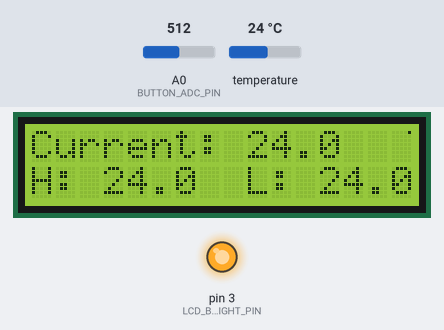
Simulated run of this sketch. Board: Arduino Uno, built with avr-gcc and run on an emulated ATmega328P. Shown: 16×2 character LCD, output pins drawn as LEDs (lit = HIGH). Wiring (inferred from the names in the program): TMP102 temperature sensor at I2C address 0x48. The test bench sets the inputs (shaded band); at power-on: temperature 24 °C, A0 (BUTTON_ADC_PIN) = 512.

Above: at 5.6 s.
5.7 s: temperature set to 12 °C
At 10.8 s:
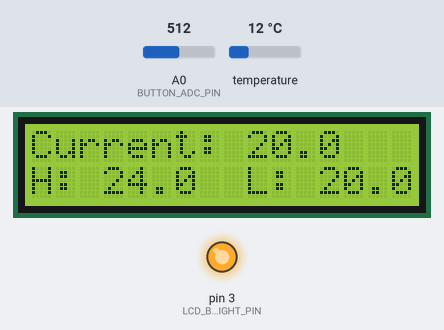
16.6 s: temperature set to 19 °C
At 21.4 s:
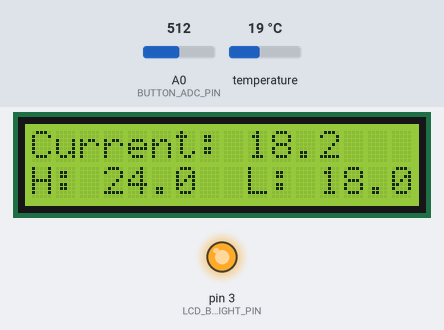
26.9 s: temperature set to 28 °C
At 31.8 s:
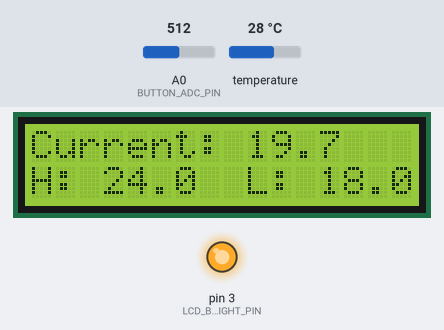
Timing chart, 0 to 33.3 s (numbered marks = the images above; inputs shaded):
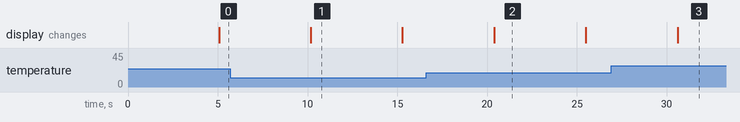

Measured:
- after the input at 5.7 s, the display: changes after 4.5 s (image 1)
- what the display in image 1 shows lasts 5.1 s, from 10.2 s to 15.3 s

The sketch:

Temperature_Sensor.ino
```cpp
#include <LiquidCrystal.h>
#include <Wire.h>

#define BUTTON_ADC_PIN           A0  // A0 is the button ADC input
#define LCD_BACKLIGHT_PIN         3  // D3 controls LCD backlight
// ADC readings expected for the 5 buttons on the ADC input
#define RIGHT_10BIT_ADC           0  // right
#define UP_10BIT_ADC            145  // up
#define DOWN_10BIT_ADC          329  // down
#define LEFT_10BIT_ADC          505  // left
#define SELECT_10BIT_ADC        741  // right
#define BUTTONHYSTERESIS         10  // hysteresis for valid button sensing window
//return values for ReadButtons()
#define BUTTON_NONE               0  //
#define BUTTON_RIGHT              1  //
#define BUTTON_UP                 2  //
#define BUTTON_DOWN               3  //
#define BUTTON_LEFT               4  //
#define BUTTON_SELECT             5  //

const int numReadings = 20;
const int tmp102Address = 0x48;

float high = 0;
float low = 99;
float total = 0;
float readings[numReadings];
int readIndex = 0;
int count = 0;
int displayCounter = 0;
int buttonCounter = 0;
byte buttonWas = BUTTON_NONE;
byte buttonJustPressed  = false;
byte buttonJustReleased = false;
bool indicator = false;
bool displayRunning = true;

byte indicatorIcon[8] = {
  B00001,
  B00000,
  B00000,
  B00000,
  B00000,
  B00000,
  B00000,
};

LiquidCrystal lcd( 8, 9, 4, 5, 6, 7 );

void setup(){
  pinMode(LCD_BACKLIGHT_PIN, OUTPUT);
  digitalWrite(LCD_BACKLIGHT_PIN, true);
  Serial.begin(9600);
  Wire.begin();
  setInitialDisplay();
}

void setInitialDisplay(){
  lcd.begin(16, 2);
  lcd.print("Current:");
  lcd.setCursor(0,1);
  lcd.print("H:");
  lcd.setCursor(9,1);
  lcd.print("L:");
  lcd.createChar(0, indicatorIcon);
  updateDisplay(true);
}

void loop(){
  if(++displayCounter > 50){
    updateDisplay(false);
    displayCounter = 0;
  }

  if(++buttonCounter > 1){

    switch(ReadButtons()){
      case BUTTON_SELECT :
        resetTemperature();
        updateDisplay(true);
        break;
      case BUTTON_DOWN :
        updateDisplayOutput(false);
        break;
      case BUTTON_UP :
        updateDisplayOutput(true);
        updateDisplay(true);
        break;
    }
    buttonCounter = 0;
  }

  delay(100);
}

void updateDisplayOutput(bool state){
  if( state != displayRunning ){
    if( !state ){
      lcd.clear();
    } else {
      setInitialDisplay();
    }
    displayRunning = state;
    digitalWrite(LCD_BACKLIGHT_PIN, state);
  }
}


void updateDisplay(bool full){
  float celsius = getTemperature();
  writeDisplay(1, celsius);

  if( celsius > high || full){
    if( celsius > high ){
      high = celsius;
    }
    writeDisplay(2, celsius);
  }

  if(celsius < low || full){
    if(celsius < low ){
      low = celsius;
    }
    writeDisplay(3, celsius);
  }
  if( displayRunning ){
    if( indicator ){
      lcd.setCursor(15,0);
      lcd.write(byte(0));
    }else{
      lcd.setCursor(15,0);
      lcd.print(" ");
    }
  }
  indicator = !indicator;
}

void writeDisplay(int type, float value){
  if( !displayRunning) return;
  bool set = false;
  switch(type){
    case 1:
      lcd.setCursor(9,0);
      set = true;
      break;
    case 2:
      lcd.setCursor(3,1);
      set = true;
      break;
    case 3:
      lcd.setCursor(12,1);
      set = true;
      break;
  }
  if(set){
    lcd.print(value,1);
  }
}

float getCurrentTemperature(){
  Wire.requestFrom(tmp102Address,2);

  byte MSB = Wire.read();
  byte LSB = Wire.read();

  //it's a 12bit int, using two's compliment for negative
  int TemperatureSum = ((MSB << 8) | LSB) >> 4;

  float celsius = TemperatureSum*0.0625;
  return celsius;
}

float getTemperature(){
  float current = getCurrentTemperature();
  total = total - readings[readIndex];
  readings[readIndex] = current;
  total = total + current;
  readIndex++;
  count++;

  if(readIndex >= numReadings){
    readIndex = 0;
  }
  if(count > numReadings){
    count = numReadings;
  }
  float average = total / count;
  return average;
}

void resetTemperature(){
  high = 0;
  low = 99;
  total = 0;
  readIndex = 0;
  count = 0;

  for (int x = 0; x < sizeof(readings) / sizeof(readings[0]); x++)
  {
    readings[x] = 0;
  }
}

byte ReadButtons() {
   unsigned int buttonVoltage;
   byte button = BUTTON_NONE;

   buttonVoltage = analogRead( BUTTON_ADC_PIN );
   if( buttonVoltage < ( RIGHT_10BIT_ADC + BUTTONHYSTERESIS ) ){
      button = BUTTON_RIGHT;
   }
   else if(   buttonVoltage >= ( UP_10BIT_ADC - BUTTONHYSTERESIS )
           && buttonVoltage <= ( UP_10BIT_ADC + BUTTONHYSTERESIS ) ){
      button = BUTTON_UP;
   }
   else if(   buttonVoltage >= ( DOWN_10BIT_ADC - BUTTONHYSTERESIS )
           && buttonVoltage <= ( DOWN_10BIT_ADC + BUTTONHYSTERESIS ) ) {
      button = BUTTON_DOWN;
   }
   else if(   buttonVoltage >= ( LEFT_10BIT_ADC - BUTTONHYSTERESIS )
           && buttonVoltage <= ( LEFT_10BIT_ADC + BUTTONHYSTERESIS ) ) {
      button = BUTTON_LEFT;
   }
   else if(   buttonVoltage >= ( SELECT_10BIT_ADC - BUTTONHYSTERESIS )
           && buttonVoltage <= ( SELECT_10BIT_ADC + BUTTONHYSTERESIS ) ) {
      button = BUTTON_SELECT;
   }
   //handle button flags for just pressed and just released events
   if( ( buttonWas == BUTTON_NONE ) && ( button != BUTTON_NONE ) ) {
      //the button was just pressed, set buttonJustPressed, this can optionally be used to trigger a once-off action for a button press event
      //it's the duty of the receiver to clear these flags if it wants to detect a new button change event
      buttonJustPressed  = true;
      buttonJustReleased = false;
   }
   if( ( buttonWas != BUTTON_NONE ) && ( button == BUTTON_NONE ) ) {
      buttonJustPressed  = false;
      buttonJustReleased = true;
   }
   buttonWas = button;

   return( button );
}
```
